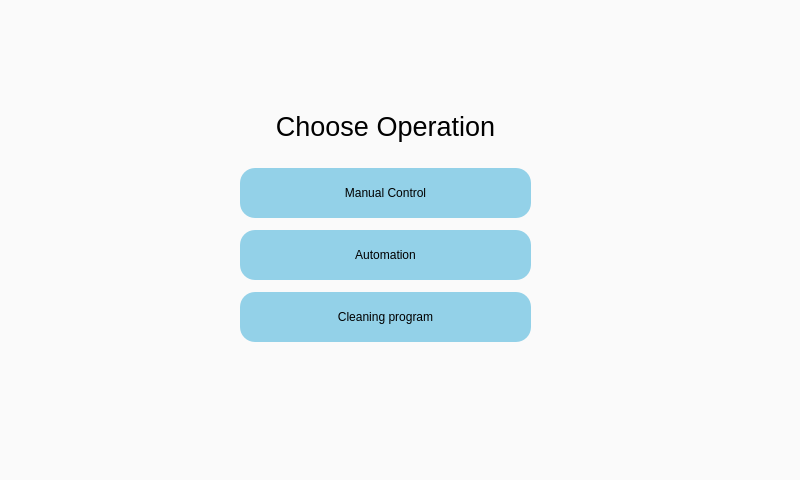
<?xml version="1.0" encoding="UTF-8"?>
<ui version="4.0">
 <class>MainWindow</class>
 <widget class="QMainWindow" name="MainWindow">
  <property name="enabled">
   <bool>true</bool>
  </property>
  <property name="geometry">
   <rect>
    <x>0</x>
    <y>0</y>
    <width>800</width>
    <height>480</height>
   </rect>
  </property>
  <property name="windowTitle">
   <string>MainWindow</string>
  </property>
  <property name="styleSheet">
   <string notr="true">background-color: rgb(250, 250, 250);</string>
  </property>
  <widget class="QWidget" name="centralwidget">
   <widget class="QWidget" name="verticalLayoutWidget">
    <property name="geometry">
     <rect>
      <x>240</x>
      <y>100</y>
      <width>291</width>
      <height>251</height>
     </rect>
    </property>
    <layout class="QVBoxLayout" name="verticalLayout" stretch="0,0,0,0">
     <property name="sizeConstraint">
      <enum>QLayout::SetDefaultConstraint</enum>
     </property>
     <property name="leftMargin">
      <number>0</number>
     </property>
     <item>
      <widget class="QTextEdit" name="textEdit">
       <property name="maximumSize">
        <size>
         <width>350</width>
         <height>50</height>
        </size>
       </property>
       <property name="styleSheet">
        <string notr="true">background-color: rgba(0, 0, 0,0);
font: 75 8pt &quot;Nirmala UI&quot;;</string>
       </property>
       <property name="verticalScrollBarPolicy">
        <enum>Qt::ScrollBarAlwaysOff</enum>
       </property>
       <property name="horizontalScrollBarPolicy">
        <enum>Qt::ScrollBarAlwaysOff</enum>
       </property>
       <property name="readOnly">
        <bool>true</bool>
       </property>
       <property name="html">
        <string>&lt;!DOCTYPE HTML PUBLIC &quot;-//W3C//DTD HTML 4.0//EN&quot; &quot;http://www.w3.org/TR/REC-html40/strict.dtd&quot;&gt;
&lt;html&gt;&lt;head&gt;&lt;meta name=&quot;qrichtext&quot; content=&quot;1&quot; /&gt;&lt;style type=&quot;text/css&quot;&gt;
p, li { white-space: pre-wrap; }
&lt;/style&gt;&lt;/head&gt;&lt;body style=&quot; font-family:'Nirmala UI'; font-size:8pt; font-weight:72; font-style:normal;&quot;&gt;
&lt;p align=&quot;center&quot; style=&quot; margin-top:0px; margin-bottom:0px; margin-left:0px; margin-right:0px; -qt-block-indent:0; text-indent:0px;&quot;&gt;&lt;span style=&quot; font-size:20pt;&quot;&gt;Choose Operation&lt;/span&gt;&lt;/p&gt;&lt;/body&gt;&lt;/html&gt;</string>
       </property>
      </widget>
     </item>
     <item>
      <widget class="QPushButton" name="pushButton">
       <property name="sizePolicy">
        <sizepolicy hsizetype="Minimum" vsizetype="Maximum">
         <horstretch>0</horstretch>
         <verstretch>0</verstretch>
        </sizepolicy>
       </property>
       <property name="maximumSize">
        <size>
         <width>350</width>
         <height>50</height>
        </size>
       </property>
       <property name="layoutDirection">
        <enum>Qt::LeftToRight</enum>
       </property>
       <property name="styleSheet">
        <string notr="true">QPushButton {
   border-radius: 15px;
	background-color: rgb(147, 209, 232);
	border-color: rgb(0, 0, 0);
}

/* Change the background color when the button is hovered over */
QPushButton:hover {
    border-radius: 15px;
	background-color: rgb(140, 200, 232);
	border-color: rgb(0, 0, 0);
}</string>
       </property>
       <property name="text">
        <string>Manual Control</string>
       </property>
      </widget>
     </item>
     <item>
      <widget class="QPushButton" name="pushButton_2">
       <property name="maximumSize">
        <size>
         <width>350</width>
         <height>50</height>
        </size>
       </property>
       <property name="styleSheet">
        <string notr="true">QPushButton {
   border-radius: 15px;
	background-color: rgb(147, 209, 232);
	border-color: rgb(0, 0, 0);
}

/* Change the background color when the button is hovered over */
QPushButton:hover {
    border-radius: 15px;
	background-color: rgb(140, 200, 232);
	border-color: rgb(0, 0, 0);
}</string>
       </property>
       <property name="text">
        <string>Automation</string>
       </property>
      </widget>
     </item>
     <item>
      <widget class="QPushButton" name="pushButton_3">
       <property name="maximumSize">
        <size>
         <width>350</width>
         <height>50</height>
        </size>
       </property>
       <property name="styleSheet">
        <string notr="true">QPushButton {
   border-radius: 15px;
	background-color: rgb(147, 209, 232);
	border-color: rgb(0, 0, 0);
}

/* Change the background color when the button is hovered over */
QPushButton:hover {
    border-radius: 15px;
	background-color: rgb(140, 200, 232);
	border-color: rgb(0, 0, 0);
}</string>
       </property>
       <property name="text">
        <string>Cleaning program</string>
       </property>
      </widget>
     </item>
    </layout>
   </widget>
   <widget class="QLabel" name="label">
    <property name="geometry">
     <rect>
      <x>570</x>
      <y>350</y>
      <width>211</width>
      <height>91</height>
     </rect>
    </property>
    <property name="text">
     <string/>
    </property>
    <property name="pixmap">
     <pixmap>spinchem_logo.png</pixmap>
    </property>
   </widget>
  </widget>
  <widget class="QMenuBar" name="menubar">
   <property name="geometry">
    <rect>
     <x>0</x>
     <y>0</y>
     <width>800</width>
     <height>26</height>
    </rect>
   </property>
  </widget>
  <widget class="QStatusBar" name="statusbar"/>
 </widget>
 <resources/>
 <connections/>
</ui>
